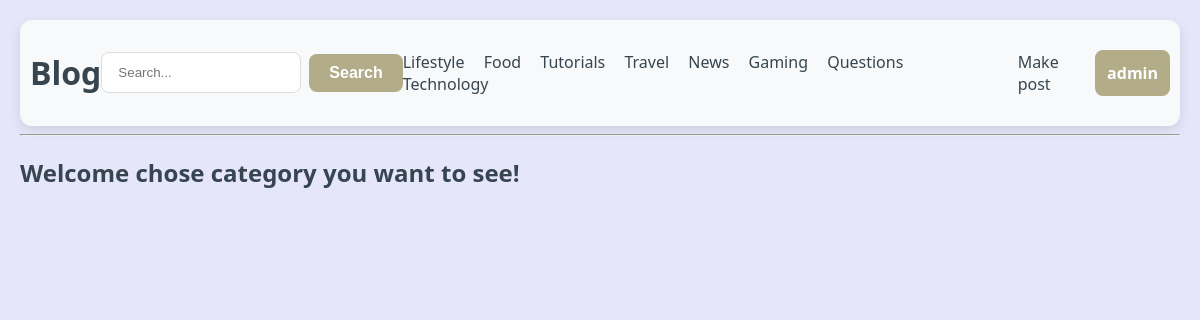
The page / (signed in) on the database its author committed.
### tables this page shows
CREATE TABLE sections (id INTEGER PRIMARY KEY AUTOINCREMENT, name TEXT UNIQUE NOT NULL, slug TEXT UNIQUE NOT NULL);

### main.py (the view)
@app.route('/', methods=["GET", "POST"])
def index():
    display_name = session.get("login_name", "Login")
    sections = get_blog_sections()
    results = None
    input = None
    if request.method == "POST":
        input = request.form.get("input")
        results = find_post(input)
    return render_template('index.html', sections=sections, results=results, input=input, name=display_name)

### db.py (called while the page is built)
def get_db():
    conn = sqlite3.connect(DB_NAME)
    conn.row_factory = sqlite3.Row
    return conn

def get_blog_sections():
    with get_db() as db:
        sections = db.execute("SELECT * FROM sections").fetchall()
        return sections

### templates/index.html (shortened to what this page needs)
{% extends "base.html" %}
{% block content %}
    {% if results is not none %}
        <h2>Search results for "{{ input }}"</h2>
        {% for post in results %}
            <div class="post">
                <p>{{ post.text }}</p>
                {% if post.image %}
                    <img src="{{ post.image }}" alt="">
                {% endif %}
            </div>
        {% else %}
            <p>No posts found matching your search.</p>
        {% endfor %}
        <hr>
    {% else %}
        <h2>Welcome chose category you want to see!</h2>
    {% endif %}
{% endblock %}

### templates/base.html (shortened to what this page needs)
<!DOCTYPE html>
<html lang="uk">
<head>
    <link rel="stylesheet" href="{{ url_for('static', filename='style.css') }}">
</head>
<body>
<header>
    <h1><a href="{{ url_for('index') }}" class="url_btn">Blog</a></h1>
    <form action="{{ url_for('index') }}" method="POST" class="search-form">
        <div class="search-group">
            <input type="text" name="input" placeholder="Search..." required>
            <button type="submit">Search</button>
        </div>
    </form>
    <nav>
        <div>
            {% for section in sections %}
                <a href="{{ url_for('section_page', section_slug=section.slug) }}" class="url_btn">
                    {{ section.name }}
                </a>
            {% endfor %}
        </div>
    </nav>
    <a href="{{ url_for('add_post') }}" class="url_btn">Make post</a>
    <a href="{{ url_for('login') }}" class="btn">{{ name }}</a>
</header>
<hr>
{% block content %}{% endblock %}
</body>
</html>

### static/style.css (style rules this page uses)
body { font-family: "Segoe UI", sans-serif; color: #36454F; max-width: 100%; margin: auto; padding: 20px; background-color: #E6E6FA; }
header { display: flex; justify-content: space-between; align-items: center; background-color: #F8F9FA; padding: 10px; border-radius: 12px; box-shadow: 0 4px 12px rgba(0, 0, 0, 0.1); }
nav a { margin-right: 15px; text-decoration: none; color: #333; }
.url_btn { color: inherit; text-decoration: none; }
input[type=text], select { width: 100%; padding: 12px 16px; margin-bottom: 20px; display: block; border: 1.5px solid #ddd; border-radius: 8px; box-sizing: border-box; transition: border-color 0.3s ease; }
button[type=submit] { width: 50%; background-color: #B2AC88; color: white; padding: 14px; border: none; border-radius: 8px; font-size: 16px; font-weight: bold; cursor: pointer; transition: background-color 0.3s ease, transform 0.1s ease; }
.btn { text-decoration: none; width: 5%; background-color: #B2AC88; color: white; width: fit-content; border: 2px solid #B2AC88; padding: 10px; border-radius: 8px; font-size: 16px; font-weight: bold; cursor: pointer; transition: background-color 0.3s ease, transform 0.1s ease; }
.search-group { display: flex; gap: 8px; align-items: center; }
.search-group input[type=text] { margin-bottom: 0; width: 200px; }
.search-group button[type=submit] { width: auto; padding: 10px 20px; }

### rows shown on the page
sections: name "Lifestyle"
sections: name "Food"
sections: name "Tutorials"
sections: name "Travel"
sections: name "News"
sections: name "Gaming"
sections: name "Questions"
sections: name "Technology"

### other values the page prints
{{ name }} "admin"
